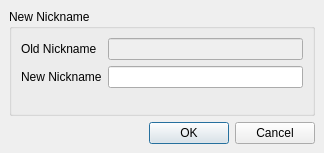
<?xml version="1.0" encoding="UTF-8"?>
<ui version="4.0">
 <class>form_renameWindow</class>
 <widget class="QDialog" name="form_renameWindow">
  <property name="geometry">
   <rect>
    <x>0</x>
    <y>0</y>
    <width>324</width>
    <height>153</height>
   </rect>
  </property>
  <property name="windowTitle">
   <string>Rename User</string>
  </property>
  <property name="windowIcon">
   <iconset resource="resourcen.qrc">
    <normaloff>:/icons/userblue24.png</normaloff>:/icons/userblue24.png</iconset>
  </property>
  <property name="locale">
   <locale language="English" country="UnitedStates"/>
  </property>
  <layout class="QGridLayout">
   <property name="leftMargin">
    <number>9</number>
   </property>
   <property name="topMargin">
    <number>9</number>
   </property>
   <property name="rightMargin">
    <number>9</number>
   </property>
   <property name="bottomMargin">
    <number>9</number>
   </property>
   <property name="spacing">
    <number>6</number>
   </property>
   <item row="0" column="0" colspan="3">
    <widget class="QGroupBox" name="groupBox">
     <property name="title">
      <string>New Nickname</string>
     </property>
     <layout class="QGridLayout">
   <property name="leftMargin">
    <number>9</number>
   </property>
   <property name="topMargin">
    <number>9</number>
   </property>
   <property name="rightMargin">
    <number>9</number>
   </property>
   <property name="bottomMargin">
       <number>9</number>
      </property>
      <property name="spacing">
       <number>6</number>
      </property>
      <item row="0" column="0">
       <widget class="QLabel" name="label">
        <property name="text">
         <string>Old Nickname</string>
        </property>
       </widget>
      </item>
      <item row="0" column="1">
       <widget class="QLineEdit" name="lineEdit">
        <property name="enabled">
         <bool>false</bool>
        </property>
       </widget>
      </item>
      <item row="1" column="0">
       <widget class="QLabel" name="label_2">
        <property name="text">
         <string>New Nickname</string>
        </property>
       </widget>
      </item>
      <item row="1" column="1">
       <widget class="QLineEdit" name="lineEdit_2"/>
      </item>
      <item row="2" column="0" colspan="2">
       <spacer>
        <property name="orientation">
         <enum>Qt::Vertical</enum>
        </property>
        <property name="sizeHint" stdset="0">
         <size>
          <width>268</width>
          <height>0</height>
         </size>
        </property>
       </spacer>
      </item>
     </layout>
    </widget>
   </item>
   <item row="1" column="0">
    <spacer>
     <property name="orientation">
      <enum>Qt::Horizontal</enum>
     </property>
     <property name="sizeHint" stdset="0">
      <size>
       <width>125</width>
       <height>22</height>
      </size>
     </property>
    </spacer>
   </item>
   <item row="1" column="1">
    <widget class="QPushButton" name="okButton">
     <property name="text">
      <string>OK</string>
     </property>
    </widget>
   </item>
   <item row="1" column="2">
    <widget class="QPushButton" name="CancelButton">
     <property name="text">
      <string>Cancel</string>
     </property>
    </widget>
   </item>
  </layout>
 </widget>
 <resources>
  <include location="resourcen.qrc"/>
 </resources>
 <connections>
  <connection>
   <sender>CancelButton</sender>
   <signal>clicked()</signal>
   <receiver>form_renameWindow</receiver>
   <slot>close()</slot>
   <hints>
    <hint type="sourcelabel">
     <x>277</x>
     <y>129</y>
    </hint>
    <hint type="destinationlabel">
     <x>161</x>
     <y>75</y>
    </hint>
   </hints>
  </connection>
 </connections>
</ui>
